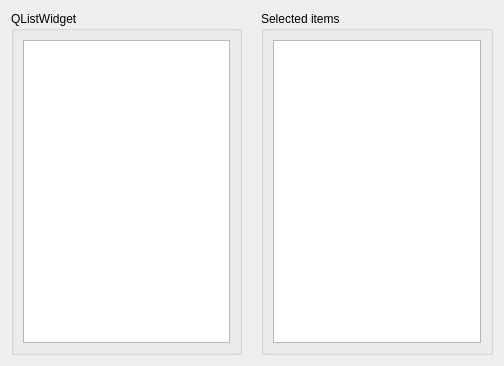
<?xml version="1.0" encoding="UTF-8"?>
<ui version="4.0">
 <class>Form</class>
 <widget class="QWidget" name="Form">
  <property name="geometry">
   <rect>
    <x>0</x>
    <y>0</y>
    <width>504</width>
    <height>366</height>
   </rect>
  </property>
  <property name="windowTitle">
   <string>QListWidget - selected items</string>
  </property>
  <layout class="QHBoxLayout" name="horizontalLayout">
   <item>
    <widget class="QGroupBox" name="groupBox_2">
     <property name="title">
      <string>QListWidget</string>
     </property>
     <layout class="QVBoxLayout" name="verticalLayout_2">
      <item>
       <widget class="QListWidget" name="listwidget"/>
      </item>
     </layout>
    </widget>
   </item>
   <item>
    <spacer name="horizontalSpacer">
     <property name="orientation">
      <enum>Qt::Horizontal</enum>
     </property>
     <property name="sizeType">
      <enum>QSizePolicy::Fixed</enum>
     </property>
     <property name="sizeHint" stdset="0">
      <size>
       <width>13</width>
       <height>20</height>
      </size>
     </property>
    </spacer>
   </item>
   <item>
    <widget class="QGroupBox" name="groupBox">
     <property name="title">
      <string>Selected items</string>
     </property>
     <layout class="QVBoxLayout" name="verticalLayout">
      <item>
       <widget class="QPlainTextEdit" name="edt_output">
        <property name="readOnly">
         <bool>true</bool>
        </property>
       </widget>
      </item>
     </layout>
    </widget>
   </item>
  </layout>
 </widget>
 <resources/>
 <connections/>
</ui>
